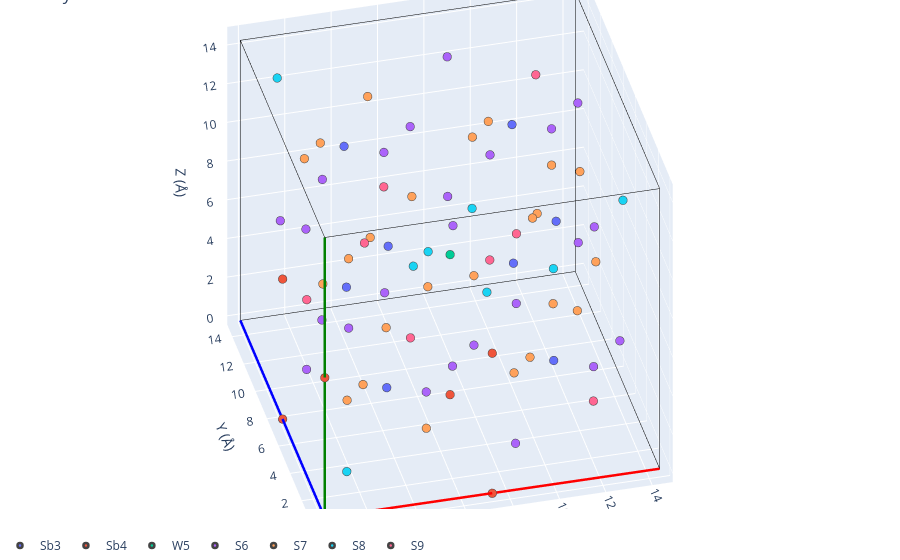

The code cell stored with this chart in its notebook:
### Markdown cell above
## Retrieving the immobile sites

To get the **immobile sites**, we read a CIF back, drop the sodium, and place the remaining
framework in a shared lattice. The helper below does exactly that for any CIF — the
crystallized output and the references alike. The reference cells are conventional unit cells,
so they pass `supercell=(2, 2, 2)` to expand to the MD supercell first; the crystallized CIF
is already the full supercell and needs no expansion.

We plot the sites with [`plot_3d`][gemdat.plots.plot_3d]: passing only a `structure` (and no
`volume`) draws the sites and unit cell without any density isosurface. Sites are coloured by
their CIF label, so the symmetry-distinct Wyckoff environments come out in different colours.
Each label gets one entry in the interactive legend — click an entry to hide that species, or
double-click to isolate it.

### Code cell
import re

from pymatgen.core import Structure

from gemdat.io import read_cif
from gemdat.plots import plot_3d

# Share one coordinate frame across all three structures.
lattice = result.structure.lattice


def immobile_sites(filename: str, *, supercell: tuple | None = None) -> Structure:
    """Read a CIF, keep only the immobile framework (drop the mobile Na), and
    put it in the shared lattice."""
    structure = read_cif(filename)
    if supercell:
        structure.make_supercell(supercell)
    structure.remove_species(['Na'])
    # `make_supercell` appends a per-copy index ('Sb' -> 'Sb_1', 'Sb_2', ...) to
    # every label, which would make each copy a distinct entry/colour in plot_3d.
    # Strip that suffix so we keep the original CIF labels (e.g. 'Sb', 'W', 'S')
    # and plot_3d colours the distinct Wyckoff environments together.
    labels = [re.sub(r'_\d+$', '', site.label) for site in structure]
    return Structure(
        lattice=lattice,
        species=[site.species.elements[0] for site in structure],
        coords=[site.frac_coords for site in structure],
        labels=labels,
    )


framework = immobile_sites(CIF)

print(f'crystallized framework sites: {len(framework)}')
plot_3d(structure=framework, title='Crystallized framework')

### Figure 1 — Plotly figure (JSON) as saved in the notebook; plotly's stock layout.template omitted (floating-point values rounded to 4 significant figures)
{"data": [{"line": {"color": "red", "width": 5}, "mode": "lines", "showlegend": false, "type": "scatter3d", "x": [0.0, 14.44], "y": [0.0, -0.02995], "z": [0.0, 3.137e-05]}, {"line": {"color": "blue", "width": 5}, "mode": "lines", "showlegend": false, "type": "scatter3d", "x": [0.0, -0.02995], "y": [0.0, 14.44], "z": [0.0, -5.366e-05]}, {"line": {"color": "green", "width": 5}, "mode": "lines", "showlegend": false, "type": "scatter3d", "x": [0.0, 3.129e-05], "y": [0.0, -5.396e-05], "z": [0.0, 14.48]}, {"line": {"color": "black", "width": 1}, "mode": "lines", "showlegend": false, "type": "scatter3d", "x": [14.44, 14.41], "y": [-0.02995, 14.41], "z": [3.137e-05, -2.229e-05]}, {"line": {"color": "black", "width": 1}, "mode": "lines", "showlegend": false, "type": "scatter3d", "x": [14.44, 14.44], "y": [-0.02995, -0.03], "z": [3.137e-05, 14.48]}, {"line": {"color": "black", "width": 1}, "mode": "lines", "showlegend": false, "type": "scatter3d", "x": [-0.02995, 14.41], "y": [14.44, 14.41], "z": [-5.366e-05, -2.229e-05]}, {"line": {"color": "black", "width": 1}, "mode": "lines", "showlegend": false, "type": "scatter3d", "x": [-0.02995, -0.02991], "y": [14.44, 14.44], "z": [-5.366e-05, 14.48]}, {"line": {"color": "black", "width": 1}, "mode": "lines", "showlegend": false, "type": "scatter3d", "x": [3.129e-05, 14.44], "y": [-5.396e-05, -0.03], "z": [14.48, 14.48]}, {"line": {"color": "black", "width": 1}, "mode": "lines", "showlegend": false, "type": "scatter3d", "x": [3.129e-05, -0.02991], "y": [-5.396e-05, 14.44], "z": [14.48, 14.48]}, {"line": {"color": "black", "width": 1}, "mode": "lines", "showlegend": false, "type": "scatter3d", "x": [14.41, -0.02991], "y": [14.41, 14.44], "z": [14.48, 14.48]}, {"line": {"color": "black", "width": 1}, "mode": "lines", "showlegend": false, "type": "scatter3d", "x": [14.41, 14.44], "y": [14.41, -0.03], "z": [14.48, 14.48]}, {"line": {"color": "black", "width": 1}, "mode": "lines", "showlegend": false, "type": "scatter3d", "x": [14.41, 14.41], "y": [14.41, 14.41], "z": [14.48, -2.229e-05]}, {"line": {"color": "red", "width": 5}, "mode": "lines", "showlegend": false, "type": "scatter3d", "x": [0.0, 14.44], "y": [0.0, -0.02995], "z": [0.0, 3.137e-05]}, {"line": {"color": "blue", "width": 5}, "mode": "lines", "showlegend": false, "type": "scatter3d", "x": [0.0, -0.02995], "y": [0.0, 14.44], "z": [0.0, -5.366e-05]}, {"line": {"color": "green", "width": 5}, "mode": "lines", "showlegend": false, "type": "scatter3d", "x": [0.0, 3.129e-05], "y": [0.0, -5.396e-05], "z": [0.0, 14.48]}, {"line": {"color": "black", "width": 1}, "mode": "lines", "showlegend": false, "type": "scatter3d", "x": [14.44, 14.41], "y": [-0.02995, 14.41], "z": [3.137e-05, -2.229e-05]}, {"line": {"color": "black", "width": 1}, "mode": "lines", "showlegend": false, "type": "scatter3d", "x": [14.44, 14.44], "y": [-0.02995, -0.03], "z": [3.137e-05, 14.48]}, {"line": {"color": "black", "width": 1}, "mode": "lines", "showlegend": false, "type": "scatter3d", "x": [-0.02995, 14.41], "y": [14.44, 14.41], "z": [-5.366e-05, -2.229e-05]}, {"line": {"color": "black", "width": 1}, "mode": "lines", "showlegend": false, "type": "scatter3d", "x": [-0.02995, -0.02991], "y": [14.44, 14.44], "z": [-5.366e-05, 14.48]}, {"line": {"color": "black", "width": 1}, "mode": "lines", "showlegend": false, "type": "scatter3d", "x": [3.129e-05, 14.44], "y": [-5.396e-05, -0.03], "z": [14.48, 14.48]}, {"line": {"color": "black", "width": 1}, "mode": "lines", "showlegend": false, "type": "scatter3d", "x": [3.129e-05, -0.02991], "y": [-5.396e-05, 14.44], "z": [14.48, 14.48]}, {"line": {"color": "black", "width": 1}, "mode": "lines", "showlegend": false, "type": "scatter3d", "x": [14.41, -0.02991], "y": [14.41, 14.44], "z": [14.48, 14.48]}, {"line": {"color": "black", "width": 1}, "mode": "lines", "showlegend": false, "type": "scatter3d", "x": [14.41, 14.44], "y": [14.41, -0.03], "z": [14.48, 14.48]}, {"line": {"color": "black", "width": 1}, "mode": "lines", "showlegend": false, "type": "scatter3d", "x": [14.41, 14.41], "y": [14.41, 14.41], "z": [14.48, -2.229e-05]}, {"legendgroup": "Sb3", "marker": {"color": "#636EFA", "line": {"width": 2.5}, "size": 5}, "mode": "markers", "name": "Sb3", "showlegend": true, "type": "scatter3d", "x": [3.561], "y": [3.561], "z": [3.577]}, {"legendgroup": "Sb3", "marker": {"color": "#636EFA", "line": {"width": 2.5}, "size": 5}, "mode": "markers", "name": "Sb3", "showlegend": false, "type": "scatter3d", "x": [3.545], "y": [10.86], "z": [10.9]}, {"legendgroup": "Sb3", "marker": {"color": "#636EFA", "line": {"width": 2.5}, "size": 5}, "mode": "markers", "name": "Sb3", "showlegend": false, "type": "scatter3d", "x": [10.85], "y": [10.85], "z": [3.577]}, {"legendgroup": "Sb3", "marker": {"color": "#636EFA", "line": {"width": 2.5}, "size": 5}, "mode": "markers", "name": "Sb3", "showlegend": false, "type": "scatter3d", "x": [10.86], "y": [3.545], "z": [10.9]}, {"legendgroup": "Sb3", "marker": {"color": "#636EFA", "line": {"width": 2.5}, "size": 5}, "mode": "markers", "name": "Sb3", "showlegend": false, "type": "scatter3d", "x": [10.76], "y": [10.76], "z": [10.81]}, {"legendgroup": "Sb3", "marker": {"color": "#636EFA", "line": {"width": 2.5}, "size": 5}, "mode": "markers", "name": "Sb3", "showlegend": false, "type": "scatter3d", "x": [10.78], "y": [3.628], "z": [3.66]}, {"legendgroup": "Sb3", "marker": {"color": "#636EFA", "line": {"width": 2.5}, "size": 5}, "mode": "markers", "name": "Sb3", "showlegend": false, "type": "scatter3d", "x": [3.643], "y": [3.643], "z": [10.81]}, {"legendgroup": "Sb3", "marker": {"color": "#636EFA", "line": {"width": 2.5}, "size": 5}, "mode": "markers", "name": "Sb3", "showlegend": false, "type": "scatter3d", "x": [3.628], "y": [10.78], "z": [3.66]}, {"legendgroup": "Sb4", "marker": {"color": "#EF553B", "line": {"width": 2.5}, "size": 5}, "mode": "markers", "name": "Sb4", "showlegend": true, "type": "scatter3d", "x": [1.565e-05], "y": [-2.698e-05], "z": [7.238]}, {"legendgroup": "Sb4", "marker": {"color": "#EF553B", "line": {"width": 2.5}, "size": 5}, "mode": "markers", "name": "Sb4", "showlegend": false, "type": "scatter3d", "x": [7.218], "y": [-0.01497], "z": [1.568e-05]}, {"legendgroup": "Sb4", "marker": {"color": "#EF553B", "line": {"width": 2.5}, "size": 5}, "mode": "markers", "name": "Sb4", "showlegend": false, "type": "scatter3d", "x": [-0.01497], "y": [7.218], "z": [-2.683e-05]}, {"legendgroup": "Sb4", "marker": {"color": "#EF553B", "line": {"width": 2.5}, "size": 5}, "mode": "markers", "name": "Sb4", "showlegend": false, "type": "scatter3d", "x": [7.204], "y": [7.204], "z": [-1.114e-05]}, {"legendgroup": "Sb4", "marker": {"color": "#EF553B", "line": {"width": 2.5}, "size": 5}, "mode": "markers", "name": "Sb4", "showlegend": false, "type": "scatter3d", "x": [-0.01496], "y": [7.218], "z": [7.238]}, {"legendgroup": "Sb4", "marker": {"color": "#EF553B", "line": {"width": 2.5}, "size": 5}, "mode": "markers", "name": "Sb4", "showlegend": false, "type": "scatter3d", "x": [7.219], "y": [-0.015], "z": [7.238]}, {"legendgroup": "W5", "marker": {"color": "#00CC96", "line": {"width": 2.5}, "size": 5}, "mode": "markers", "name": "W5", "showlegend": true, "type": "scatter3d", "x": [0.0], "y": [0.0], "z": [0.0]}, {"legendgroup": "W5", "marker": {"color": "#00CC96", "line": {"width": 2.5}, "size": 5}, "mode": "markers", "name": "W5", "showlegend": false, "type": "scatter3d", "x": [7.204], "y": [7.203], "z": [7.238]}, {"legendgroup": "S6", "marker": {"color": "#AB63FA", "line": {"width": 2.5}, "size": 5}, "mode": "markers", "name": "S6", "showlegend": true, "type": "scatter3d", "x": [1.336], "y": [5.842], "z": [5.86]}, {"legendgroup": "S6", "marker": {"color": "#AB63FA", "line": {"width": 2.5}, "size": 5}, "mode": "markers", "name": "S6", "showlegend": false, "type": "scatter3d", "x": [5.818], "y": [13.08], "z": [8.615]}, {"legendgroup": "S6", "marker": {"color": "#AB63FA", "line": {"width": 2.5}, "size": 5}, "mode": "markers", "name": "S6", "showlegend": false, "type": "scatter3d", "x": [13.07], "y": [8.565], "z": [5.86]}, {"legendgroup": "S6", "marker": {"color": "#AB63FA", "line": {"width": 2.5}, "size": 5}, "mode": "markers", "name": "S6", "showlegend": false, "type": "scatter3d", "x": [8.589], "y": [1.33], "z": [8.615]}, {"legendgroup": "S6", "marker": {"color": "#AB63FA", "line": {"width": 2.5}, "size": 5}, "mode": "markers", "name": "S6", "showlegend": false, "type": "scatter3d", "x": [1.33], "y": [8.589], "z": [8.615]}, {"legendgroup": "S6", "marker": {"color": "#AB63FA", "line": {"width": 2.5}, "size": 5}, "mode": "markers", "name": "S6", "showlegend": false, "type": "scatter3d", "x": [5.842], "y": [1.336], "z": [5.86]}, {"legendgroup": "S6", "marker": {"color": "#AB63FA", "line": {"width": 2.5}, "size": 5}, "mode": "markers", "name": "S6", "showlegend": false, "type": "scatter3d", "x": [13.08], "y": [5.818], "z": [8.615]}, {"legendgroup": "S6", "marker": {"color": "#AB63FA", "line": {"width": 2.5}, "size": 5}, "mode": "markers", "name": "S6", "showlegend": false, "type": "scatter3d", "x": [8.565], "y": [13.07], "z": [5.86]}, {"legendgroup": "S6", "marker": {"color": "#AB63FA", "line": {"width": 2.5}, "size": 5}, "mode": "markers", "name": "S6", "showlegend": false, "type": "scatter3d", "x": [8.58], "y": [5.827], "z": [13.12]}, {"legendgroup": "S6", "marker": {"color": "#AB63FA", "line": {"width": 2.5}, "size": 5}, "mode": "markers", "name": "S6", "showlegend": false, "type": "scatter3d", "x": [8.574], "y": [8.574], "z": [1.352]}, {"legendgroup": "S6", "marker": {"color": "#AB63FA", "line": {"width": 2.5}, "size": 5}, "mode": "markers", "name": "S6", "showlegend": false, "type": "scatter3d", "x": [5.833], "y": [5.833], "z": [1.352]}, {"legendgroup": "S6", "marker": {"color": "#AB63FA", "line": {"width": 2.5}, "size": 5}, "mode": "markers", "name": "S6", "showlegend": false, "type": "scatter3d", "x": [5.827], "y": [8.58], "z": [13.12]}, {"legendgroup": "S6", "marker": {"color": "#AB63FA", "line": {"width": 2.5}, "size": 5}, "mode": "markers", "name": "S6", "showlegend": false, "type": "scatter3d", "x": [8.54], "y": [13.05], "z": [13.1]}, {"legendgroup": "S6", "marker": {"color": "#AB63FA", "line": {"width": 2.5}, "size": 5}, "mode": "markers", "name": "S6", "showlegend": false, "type": "scatter3d", "x": [13.05], "y": [5.843], "z": [1.377]}, {"legendgroup": "S6", "marker": {"color": "#AB63FA", "line": {"width": 2.5}, "size": 5}, "mode": "markers", "name": "S6", "showlegend": false, "type": "scatter3d", "x": [5.867], "y": [1.361], "z": [13.1]}, {"legendgroup": "S6", "marker": {"color": "#AB63FA", "line": {"width": 2.5}, "size": 5}, "mode": "markers", "name": "S6", "showlegend": false, "type": "scatter3d", "x": [1.356], "y": [8.564], "z": [1.377]}, {"legendgroup": "S6", "marker": {"color": "#AB63FA", "line": {"width": 2.5}, "size": 5}, "mode": "markers", "name": "S6", "showlegend": false, "type": "scatter3d", "x": [8.564], "y": [1.356], "z": [1.377]}, {"legendgroup": "S6", "marker": {"color": "#AB63FA", "line": {"width": 2.5}, "size": 5}, "mode": "markers", "name": "S6", "showlegend": false, "type": "scatter3d", "x": [13.05], "y": [8.54], "z": [13.1]}, {"legendgroup": "S6", "marker": {"color": "#AB63FA", "line": {"width": 2.5}, "size": 5}, "mode": "markers", "name": "S6", "showlegend": false, "type": "scatter3d", "x": [5.843], "y": [13.05], "z": [1.377]}, {"legendgroup": "S6", "marker": {"color": "#AB63FA", "line": {"width": 2.5}, "size": 5}, "mode": "markers", "name": "S6", "showlegend": false, "type": "scatter3d", "x": [1.361], "y": [5.867], "z": [13.1]}, {"legendgroup": "S6", "marker": {"color": "#AB63FA", "line": {"width": 2.5}, "size": 5}, "mode": "markers", "name": "S6", "showlegend": false, "type": "scatter3d", "x": [1.347], "y": [13.06], "z": [5.886]}, {"legendgroup": "S6", "marker": {"color": "#AB63FA", "line": {"width": 2.5}, "size": 5}, "mode": "markers", "name": "S6", "showlegend": false, "type": "scatter3d", "x": [1.371], "y": [1.371], "z": [8.589]}, {"legendgroup": "S6", "marker": {"color": "#AB63FA", "line": {"width": 2.5}, "size": 5}, "mode": "markers", "name": "S6", "showlegend": false, "type": "scatter3d", "x": [13.04], "y": [13.04], "z": [8.589]}, {"legendgroup": "S6", "marker": {"color": "#AB63FA", "line": {"width": 2.5}, "size": 5}, "mode": "markers", "name": "S6", "showlegend": false, "type": "scatter3d", "x": [13.06], "y": [1.347], "z": [5.886]}, {"legendgroup": "S7", "marker": {"color": "#FFA15A", "line": {"width": 2.5}, "size": 5}, "mode": "markers", "name": "S7", "showlegend": true, "type": "scatter3d", "x": [2.192], "y": [4.925], "z": [2.208]}, {"legendgroup": "S7", "marker": {"color": "#FFA15A", "line": {"width": 2.5}, "size": 5}, "mode": "markers", "name": "S7", "showlegend": false, "type": "scatter3d", "x": [4.904], "y": [12.22], "z": [12.27]}, {"legendgroup": "S7", "marker": {"color": "#FFA15A", "line": {"width": 2.5}, "size": 5}, "mode": "markers", "name": "S7", "showlegend": false, "type": "scatter3d", "x": [12.22], "y": [9.482], "z": [2.208]}, {"legendgroup": "S7", "marker": {"color": "#FFA15A", "line": {"width": 2.5}, "size": 5}, "mode": "markers", "name": "S7", "showlegend": false, "type": "scatter3d", "x": [9.503], "y": [2.182], "z": [12.27]}, {"legendgroup": "S7", "marker": {"color": "#FFA15A", "line": {"width": 2.5}, "size": 5}, "mode": "markers", "name": "S7", "showlegend": false, "type": "scatter3d", "x": [2.182], "y": [9.503], "z": [12.27]}, {"legendgroup": "S7", "marker": {"color": "#FFA15A", "line": {"width": 2.5}, "size": 5}, "mode": "markers", "name": "S7", "showlegend": false, "type": "scatter3d", "x": [4.925], "y": [2.192], "z": [2.208]}, {"legendgroup": "S7", "marker": {"color": "#FFA15A", "line": {"width": 2.5}, "size": 5}, "mode": "markers", "name": "S7", "showlegend": false, "type": "scatter3d", "x": [12.22], "y": [4.904], "z": [12.27]}, {"legendgroup": "S7", "marker": {"color": "#FFA15A", "line": {"width": 2.5}, "size": 5}, "mode": "markers", "name": "S7", "showlegend": false, "type": "scatter3d", "x": [9.482], "y": [12.22], "z": [2.208]}, {"legendgroup": "S7", "marker": {"color": "#FFA15A", "line": {"width": 2.5}, "size": 5}, "mode": "markers", "name": "S7", "showlegend": false, "type": "scatter3d", "x": [2.197], "y": [2.197], "z": [4.943]}, {"legendgroup": "S7", "marker": {"color": "#FFA15A", "line": {"width": 2.5}, "size": 5}, "mode": "markers", "name": "S7", "showlegend": false, "type": "scatter3d", "x": [2.177], "y": [12.23], "z": [9.532]}, {"legendgroup": "S7", "marker": {"color": "#FFA15A", "line": {"width": 2.5}, "size": 5}, "mode": "markers", "name": "S7", "showlegend": false, "type": "scatter3d", "x": [12.23], "y": [2.177], "z": [9.533]}, {"legendgroup": "S7", "marker": {"color": "#FFA15A", "line": {"width": 2.5}, "size": 5}, "mode": "markers", "name": "S7", "showlegend": false, "type": "scatter3d", "x": [12.21], "y": [12.21], "z": [4.943]}, {"legendgroup": "S7", "marker": {"color": "#FFA15A", "line": {"width": 2.5}, "size": 5}, "mode": "markers", "name": "S7", "showlegend": false, "type": "scatter3d", "x": [9.395], "y": [12.13], "z": [9.445]}, {"legendgroup": "S7", "marker": {"color": "#FFA15A", "line": {"width": 2.5}, "size": 5}, "mode": "markers", "name": "S7", "showlegend": false, "type": "scatter3d", "x": [12.14], "y": [4.991], "z": [5.03]}, {"legendgroup": "S7", "marker": {"color": "#FFA15A", "line": {"width": 2.5}, "size": 5}, "mode": "markers", "name": "S7", "showlegend": false, "type": "scatter3d", "x": [5.012], "y": [2.278], "z": [9.445]}, {"legendgroup": "S7", "marker": {"color": "#FFA15A", "line": {"width": 2.5}, "size": 5}, "mode": "markers", "name": "S7", "showlegend": false, "type": "scatter3d", "x": [2.269], "y": [9.416], "z": [5.03]}, {"legendgroup": "S7", "marker": {"color": "#FFA15A", "line": {"width": 2.5}, "size": 5}, "mode": "markers", "name": "S7", "showlegend": false, "type": "scatter3d", "x": [9.416], "y": [2.269], "z": [5.03]}, {"legendgroup": "S7", "marker": {"color": "#FFA15A", "line": {"width": 2.5}, "size": 5}, "mode": "markers", "name": "S7", "showlegend": false, "type": "scatter3d", "x": [12.13], "y": [9.395], "z": [9.445]}, {"legendgroup": "S7", "marker": {"color": "#FFA15A", "line": {"width": 2.5}, "size": 5}, "mode": "markers", "name": "S7", "showlegend": false, "type": "scatter3d", "x": [4.991], "y": [12.14], "z": [5.03]}, {"legendgroup": "S7", "marker": {"color": "#FFA15A", "line": {"width": 2.5}, "size": 5}, "mode": "markers", "name": "S7", "showlegend": false, "type": "scatter3d", "x": [2.278], "y": [5.012], "z": [9.445]}, {"legendgroup": "S7", "marker": {"color": "#FFA15A", "line": {"width": 2.5}, "size": 5}, "mode": "markers", "name": "S7", "showlegend": false, "type": "scatter3d", "x": [9.401], "y": [9.401], "z": [12.18]}, {"legendgroup": "S7", "marker": {"color": "#FFA15A", "line": {"width": 2.5}, "size": 5}, "mode": "markers", "name": "S7", "showlegend": false, "type": "scatter3d", "x": [9.41], "y": [4.997], "z": [2.295]}, {"legendgroup": "S7", "marker": {"color": "#FFA15A", "line": {"width": 2.5}, "size": 5}, "mode": "markers", "name": "S7", "showlegend": false, "type": "scatter3d", "x": [4.997], "y": [9.41], "z": [2.295]}, {"legendgroup": "S7", "marker": {"color": "#FFA15A", "line": {"width": 2.5}, "size": 5}, "mode": "markers", "name": "S7", "showlegend": false, "type": "scatter3d", "x": [5.006], "y": [5.006], "z": [12.18]}, {"legendgroup": "S8", "marker": {"color": "#19D3F3", "line": {"width": 2.5}, "size": 5}, "mode": "markers", "name": "S8", "showlegend": true, "type": "scatter3d", "x": [1.264], "y": [1.264], "z": [1.27]}, {"legendgroup": "S8", "marker": {"color": "#19D3F3", "line": {"width": 2.5}, "size": 5}, "mode": "markers", "name": "S8", "showlegend": false, "type": "scatter3d", "x": [1.239], "y": [13.17], "z": [13.21]}, {"legendgroup": "S8", "marker": {"color": "#19D3F3", "line": {"width": 2.5}, "size": 5}, "mode": "markers", "name": "S8", "showlegend": false, "type": "scatter3d", "x": [13.14], "y": [13.14], "z": [1.27]}, {"legendgroup": "S8", "marker": {"color": "#19D3F3", "line": {"width": 2.5}, "size": 5}, "mode": "markers", "name": "S8", "showlegend": false, "type": "scatter3d", "x": [13.17], "y": [1.239], "z": [13.21]}, {"legendgroup": "S8", "marker": {"color": "#19D3F3", "line": {"width": 2.5}, "size": 5}, "mode": "markers", "name": "S8", "showlegend": false, "type": "scatter3d", "x": [8.468], "y": [8.467], "z": [8.508]}, {"legendgroup": "S8", "marker": {"color": "#19D3F3", "line": {"width": 2.5}, "size": 5}, "mode": "markers", "name": "S8", "showlegend": false, "type": "scatter3d", "x": [8.473], "y": [5.934], "z": [5.968]}, {"legendgroup": "S8", "marker": {"color": "#19D3F3", "line": {"width": 2.5}, "size": 5}, "mode": "markers", "name": "S8", "showlegend": false, "type": "scatter3d", "x": [5.94], "y": [5.939], "z": [8.508]}, {"legendgroup": "S8", "marker": {"color": "#19D3F3", "line": {"width": 2.5}, "size": 5}, "mode": "markers", "name": "S8", "showlegend": false, "type": "scatter3d", "x": [5.934], "y": [8.473], "z": [5.968]}, {"legendgroup": "S9", "marker": {"color": "#FF6692", "line": {"width": 2.5}, "size": 5}, "mode": "markers", "name": "S9", "showlegend": true, "type": "scatter3d", "x": [2.259], "y": [12.15], "z": [2.29]}, {"legendgroup": "S9", "marker": {"color": "#FF6692", "line": {"width": 2.5}, "size": 5}, "mode": "markers", "name": "S9", "showlegend": false, "type": "scatter3d", "x": [12.13], "y": [12.13], "z": [12.19]}, {"legendgroup": "S9", "marker": {"color": "#FF6692", "line": {"width": 2.5}, "size": 5}, "mode": "markers", "name": "S9", "showlegend": false, "type": "scatter3d", "x": [12.15], "y": [2.259], "z": [2.29]}, {"legendgroup": "S9", "marker": {"color": "#FF6692", "line": {"width": 2.5}, "size": 5}, "mode": "markers", "name": "S9", "showlegend": false, "type": "scatter3d", "x": [2.279], "y": [2.279], "z": [12.19]}, {"legendgroup": "S9", "marker": {"color": "#FF6692", "line": {"width": 2.5}, "size": 5}, "mode": "markers", "name": "S9", "showlegend": false, "type": "scatter3d", "x": [9.492], "y": [4.915], "z": [9.528]}, {"legendgroup": "S9", "marker": {"color": "#FF6692", "line": {"width": 2.5}, "size": 5}, "mode": "markers", "name": "S9", "showlegend": false, "type": "scatter3d", "x": [4.924], "y": [4.924], "z": [4.947]}, {"legendgroup": "S9", "marker": {"color": "#FF6692", "line": {"width": 2.5}, "size": 5}, "mode": "markers", "name": "S9", "showlegend": false, "type": "scatter3d", "x": [4.915], "y": [9.492], "z": [9.528]}, {"legendgroup": "S9", "marker": {"color": "#FF6692", "line": {"width": 2.5}, "size": 5}, "mode": "markers", "name": "S9", "showlegend": false, "type": "scatter3d", "x": [9.483], "y": [9.483], "z": [4.947]}], "layout": {"legend": {"orientation": "h", "x": 0, "xanchor": "left", "y": -0.1, "yanchor": "bottom"}, "margin": {"b": 0, "l": 0, "r": 0, "t": 0}, "scene": {"aspectmode": "manual", "aspectratio": {"x": 1.444, "y": 1.444, "z": 1.448}, "camera": {"eye": {"x": -0.7219, "y": -2.887, "z": 2.171}, "projection": {"type": "orthographic"}}, "xaxis": {"title": {"text": "X (Å)"}}, "yaxis": {"title": {"text": "Y (Å)"}}, "zaxis": {"title": {"text": "Z (Å)"}}}, "showlegend": true, "title": {"text": "Crystallized framework"}}}
